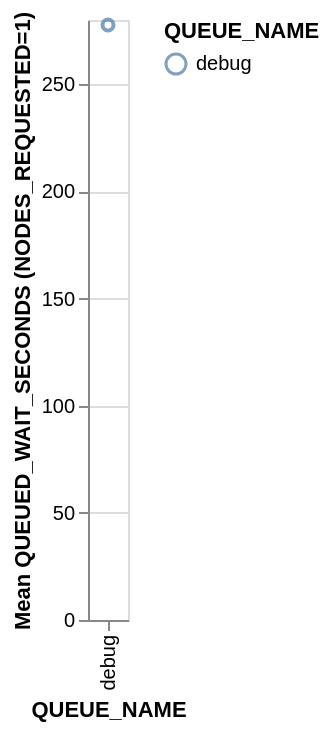

Notebook code cell kept with this figure:
### Code cell
def vega_fusion_mean_queued_wait_chart(dataset):
    """
    Returns an Altair chart that matches the provided Vega-Lite spec:
    - Filter NODES_REQUESTED == 1
    - Aggregate mean of QUEUED_WAIT_SECONDS by QUEUE_NAME
    - Filter to QUEUE_NAME in {'tiny', 'debug'}
    - Mark as point
    - X: QUEUE_NAME (nominal) with sort order ['tiny', 'debug']
    - Y: mean_queued_wait (quantitative) with axis title
    - Color by QUEUE_NAME
    - No tooltips
    Note: dataset should be a pandas DataFrame with columns:
    QUEUE_NAME, NODES_REQUESTED, QUEUED_WAIT_SECONDS
    """
    import altair as alt
    alt.data_transformers.enable("vegafusion")

    chart = alt.Chart(dataset).transform_filter(
        alt.datum.NODES_REQUESTED == 1
    ).transform_aggregate(
        mean_queued_wait='mean(QUEUED_WAIT_SECONDS)',
        groupby=['QUEUE_NAME']
    ).transform_filter(
        (alt.datum.QUEUE_NAME == 'tiny') | (alt.datum.QUEUE_NAME == 'debug')
    ).mark_point().encode(
        x=alt.X('QUEUE_NAME:N', sort=['tiny', 'debug']),
        y=alt.Y('mean_queued_wait:Q', axis=alt.Axis(title='Mean QUEUED_WAIT_SECONDS (NODES_REQUESTED=1)')),
        color=alt.Color('QUEUE_NAME:N')
        # Tooltip intentionally omitted to match spec
    )

    # Attempt to display in environments like Jupyter
    try:
        from IPython.display import display
        display(chart)
    except Exception:
        pass

vega_fusion_mean_queued_wait_chart(jobs_data)

### Figure 1 — Vega specification as saved in the notebook (floating-point values rounded to 4 significant figures)
{"$schema": "https://vega.github.io/schema/vega/v6.json", "data": [{"name": "source_0"}, {"name": "data_0", "values": [{"QUEUE_NAME": "debug", "mean_queued_wait": 277.7}]}, {"name": "source_0_x_domain_QUEUE_NAME", "values": [{"QUEUE_NAME": "debug", "sort_field": 1.0}]}, {"name": "data_0_y_domain_mean_queued_wait", "values": [{"min": 277.7, "max": 277.7}]}, {"name": "data_0_color_domain_QUEUE_NAME", "values": [{"QUEUE_NAME": "debug"}]}], "signals": [{"name": "x_step", "value": 20}, {"name": "width", "update": "bandspace(domain('x').length, 1, 0.5) * x_step"}], "marks": [{"type": "symbol", "name": "marks", "from": {"data": "data_0"}, "encode": {"update": {"x": {"field": "QUEUE_NAME", "scale": "x"}, "fill": {"value": "transparent"}, "stroke": {"field": "QUEUE_NAME", "scale": "color"}, "y": {"field": "mean_queued_wait", "scale": "y"}, "opacity": {"value": 0.7}}}, "style": ["point"]}], "scales": [{"name": "x", "type": "point", "domain": {"data": "source_0_x_domain_QUEUE_NAME", "field": "QUEUE_NAME", "sort": {"op": "max", "field": "sort_field"}}, "range": {"step": {"signal": "x_step"}}, "padding": 0.5}, {"name": "y", "type": "linear", "domain": [{"signal": "(data(\"data_0_y_domain_mean_queued_wait\")[0] || {}).min"}, {"signal": "(data(\"data_0_y_domain_mean_queued_wait\")[0] || {}).max"}], "range": [{"signal": "height"}, 0], "zero": true, "nice": true}, {"name": "color", "type": "ordinal", "domain": {"data": "data_0_color_domain_QUEUE_NAME", "field": "QUEUE_NAME", "sort": true}, "range": "category"}], "axes": [{"scale": "y", "aria": false, "orient": "left", "zindex": 0, "gridScale": "x", "ticks": false, "maxExtent": 0, "minExtent": 0, "tickCount": {"signal": "ceil(height/40)"}, "grid": true, "domain": false, "labels": false}, {"scale": "x", "labelBaseline": "middle", "zindex": 0, "orient": "bottom", "grid": false, "title": "QUEUE_NAME", "labelAlign": "right", "labelAngle": 270}, {"scale": "y", "grid": false, "labelOverlap": true, "zindex": 0, "title": "Mean QUEUED_WAIT_SECONDS (NODES_REQUESTED=1)", "orient": "left", "tickCount": {"signal": "ceil(height/40)"}}], "height": 300, "style": "cell", "background": "white", "padding": 5, "legends": [{"stroke": "color", "symbolType": "circle", "title": "QUEUE_NAME", "encode": {"symbols": {"update": {"fill": {"value": "transparent"}, "opacity": {"value": 0.7}}}}}]}
